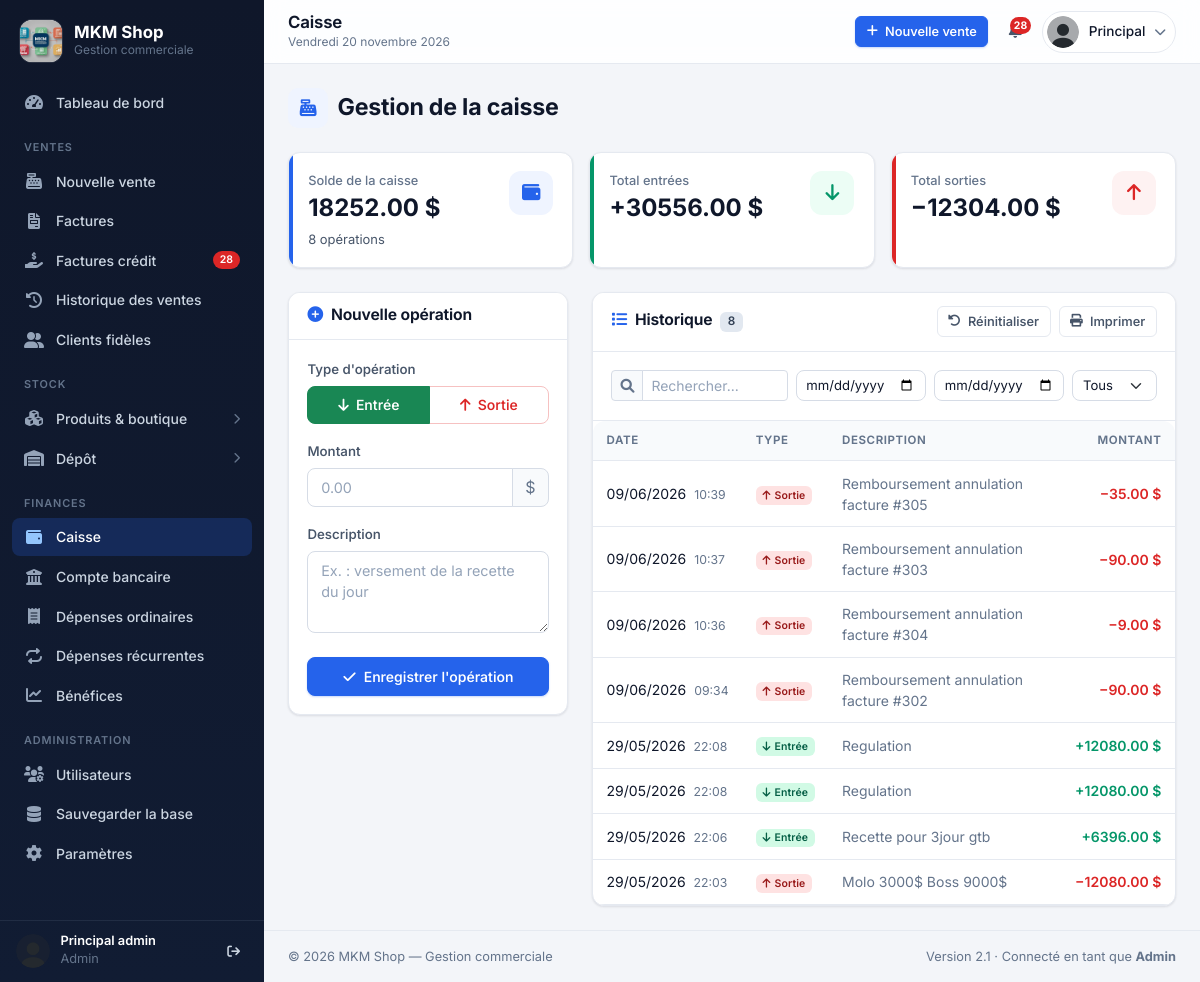
Page /gestion_caisse (signed in) on the earlier database version.
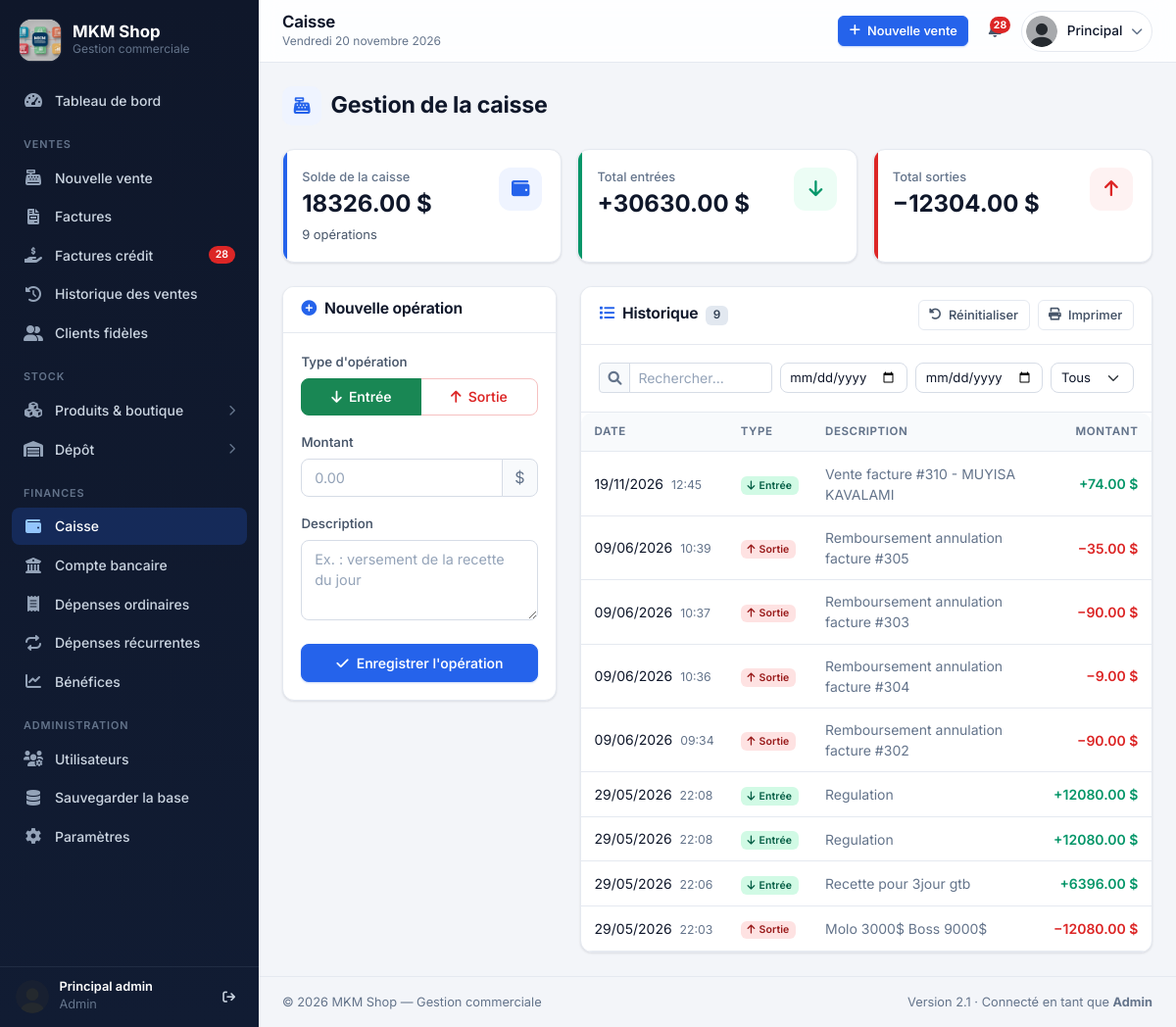
Same page on the later database version.
### app/models.py (models this page shows, shortened)
class Caisse(db.Model):
    __tablename__ = 'caisse'
    id = db.Column(db.Integer, primary_key=True)
    type_transaction = db.Column(db.String(10), nullable=False)
    montant = db.Column(db.Float, nullable=False)
    description = db.Column(db.String(200))
    date_transaction = db.Column(db.DateTime, nullable=False, default=datetime.now)
    facture_id = db.Column(db.Integer, db.ForeignKey('factures.id'), nullable=True)

### app/routes.py (the view, shortened to what this page needs)
@bp.route('/gestion_caisse', methods=['GET', 'POST'])
@login_required
@permission_required('gestion_caise')
def gestion_caisse():
    transactions = Caisse.query.order_by(Caisse.date_transaction.desc()).all()
    solde = sum(t.montant if t.type_transaction == 'entree' else -t.montant for t in transactions)
    return render_template('gestion_caisse.html', transactions=transactions, solde=solde)

### app/models.py (called while the page is built)
    def is_admin(self):
        return self.role == 'admin'

    def has_permission(self, permission):
        if self.is_admin():
            return True
        if not self.permissions:
            return False
        if permission in self.permissions:
            return True
        return any(alias in self.permissions for alias in self.PERMISSION_ALIASES.get(permission, ()))

### app/routes.py (called while the page is built)
def peut_voir_couts(user):
    return bool(user and user.is_authenticated and user.has_permission('voir_benefice'))

def permission_required(permission):
    def decorator(f):
        @wraps(f)
        def decorated_function(*args, **kwargs):
            if not current_user.has_permission(permission):
                flash("Accès refusé. Vous n'avez pas les permissions nécessaires.", 'danger')
                return redirect(url_for('routes.index'))
            return f(*args, **kwargs)
        return decorated_function
    return decorator

@login_manager.user_loader
def load_user(user_id):
    return User.query.get(int(user_id))

### app/templates/gestion_caisse.html (shortened to what this page needs)
{% extends "layout.html" %}
{% block content %}
    {% set t_titre = "Gestion de la caisse" %}
    {% set t_icone = "fa-cash-register" %}
    {% set t_action = url_for('routes.gestion_caisse') %}
    {% set t_libelle_solde = "Solde de la caisse" %}
    {% set t_type_entree, t_label_entree = "entree", "Entrée" %}
    {% set t_type_sortie, t_label_sortie = "sortie", "Sortie" %}
    {% set t_titre_impression = "Historique des opérations de caisse" %}
    {% include "partials/tresorerie.html" %}
{% endblock %}

### app/templates/partials/tresorerie.html (shortened to what the changed rows need)
{% set total_entrees = transactions|selectattr('type_transaction', 'equalto', t_type_entree)|sum(attribute='montant') %}
<div class="d-flex flex-wrap justify-content-between align-items-center gap-2 mb-4">
    <h2 class="mb-0"><i class="fas {{ t_icone }}"></i> {{ t_titre }}</h2>
</div>
<div class="row g-3 mb-4">
    <div class="col-12 col-md-4">
        <div class="card kpi {{ 'kpi-6' if solde < 0 else 'kpi-1' }} h-100">
            <div class="card-body">
                <i class="fas fa-wallet"></i>
                <small>{{ t_libelle_solde }}</small>
                <div class="kpi-value">{{ "%.2f"|format(solde) }} $</div>
                <div class="small mt-1">{{ transactions|length }} opération{{ 's' if transactions|length > 1 }}</div>
            </div>
        </div>
    </div>
    <div class="col-6 col-md-4">
        <div class="card kpi kpi-4 h-100">
            <div class="card-body">
                <i class="fas fa-arrow-down"></i>
                <small>Total {{ t_label_entree|lower }}s</small>
                <div class="kpi-value text-success">+{{ "%.2f"|format(total_entrees) }} $</div>
            </div>
        </div>
    </div>
</div>
<div class="row g-4">
    <div class="col-12 col-lg-8">
        <div class="card">
            <div class="card-header d-flex flex-wrap justify-content-between align-items-center gap-2">
                <h5><i class="fas fa-list me-2"></i>Historique <span class="badge bg-secondary ms-1" id="compteurLignes">{{ transactions|length }}</span></h5>
            </div>
            <div class="table-responsive">
                <table class="table table-hover">
                    <thead>
                        <tr>
                            <th>Date</th>
                            <th>Type</th>
                            <th>Description</th>
                            <th class="text-end">Montant</th>
                        </tr>
                    </thead>
                    <tbody id="transactionTableBody">
                        {% for transaction in transactions %}
                        {% set est_entree = transaction.type_transaction == t_type_entree %}
                        <tr data-type="{{ transaction.type_transaction }}" data-date="{{ transaction.date_transaction.strftime('%Y-%m-%d') }}">
                            <td class="text-nowrap">
                                {{ transaction.date_transaction.strftime('%d/%m/%Y') }}
                                <span class="text-muted small ms-1">{{ transaction.date_transaction.strftime('%H:%M') }}</span>
                            </td>
                            <td>
                                {% if est_entree %}
                                    <span class="badge bg-success"><i class="fas fa-arrow-down me-1"></i>{{ t_label_entree }}</span>
                                {% else %}
                                    <span class="badge bg-danger"><i class="fas fa-arrow-up me-1"></i>{{ t_label_sortie }}</span>
                                {% endif %}
                            </td>
                            <td class="text-muted">{{ transaction.description or '—' }}</td>
                            <td class="text-end fw-semibold text-nowrap {{ 'text-success' if est_entree else 'text-danger' }}">
                                {{ '+' if est_entree else '−' }}{{ "%.2f"|format(transaction.montant) }} $
                            </td>
                        </tr>
                        {% endfor %}
                    </tbody>
                </table>
            </div>
        </div>
    </div>
</div>

Differences in the rows shown:
added Caisse: t_label_entree "Entrée", value "+", montant "74.00", type_transaction "entree" (drawn)
Other differences:
{{ "%.2f"|format(solde) }}: "18252.00" → "18326.00"
{{ transactions|length }}: "8" → "9"
{{ "%.2f"|format(total_entrees) }}: "30556.00" → "30630.00"
